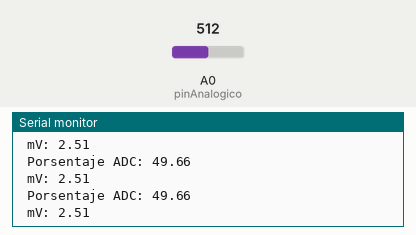
A sketch run on a simulated Arduino Uno, built with avr-gcc and run on an emulated ATmega328P. Shown: the last lines printed to the serial monitor. The inputs (shaded band) are chosen by the test bench; at power-on: A0 (pinAnalogico) = 512.

Above: at 1.2 s.
1.3 s: A0 (pinAnalogico) set to 716
At 1.87 s:
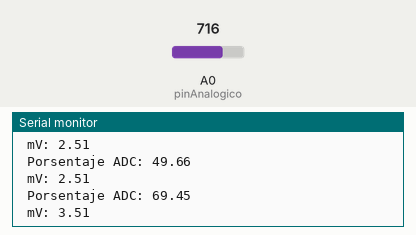
2.8 s: A0 (pinAnalogico) set to 900
At 3.08 s:
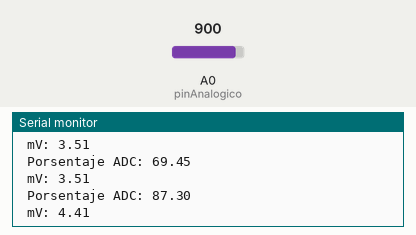
Timing chart, 0 to 5.8 s (numbered marks = the images above; inputs shaded):
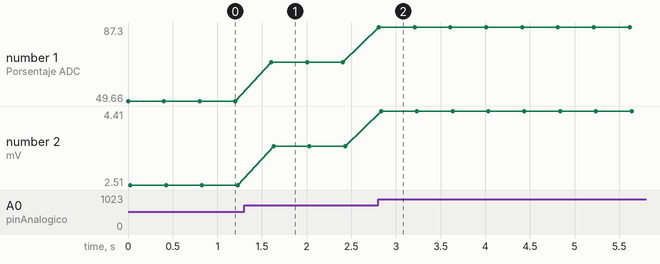

Measured:
- after the input at 1.3 s, the serial monitor: prints a new line after 0.30 s (image 1)
- after the input at 2.8 s, the serial monitor: prints a new line at once (image 2)
- plotted number 1: 49.66 → 69.45 after the input at 1.3 s, 69.45 → 87.3 after the input at 2.8 s
- plotted number 2: 2.51 → 3.51 after the input at 1.3 s, 3.51 → 4.41 after the input at 2.8 s

The sketch:

AnalogRef.ino
```cpp
// (licence header left out)
int pinAnalogico = 0;


/**********************************************************************************************************
 *  Nombre:      Setup
 *  Retornos:    Nada
 *  Parametros:  Nada
 *  Descripcion: Función de configuración.
**********************************************************************************************************/
 void setup(){

	Serial.begin(9600);
	//analogReference(EXTERNAL); // use AREF for reference voltage

 }

/**********************************************************************************************************
 *  Nombre:      Loop
 *  Retorna:     Nada
 *  Parametros:  Nada
 *  Descripcion: Loop general.
 **********************************************************************************************************/
void loop()
{
  int valorAnalogico = analogRead(pinAnalogico);
  //float voltaje = valorAnalogico * 0.003222; // referencia a 3.3V
  float voltaje = valorAnalogico * 0.0049; // referencia a 5V
  float percentaje = valorAnalogico * 0.097;
  Serial.print(" Porsentaje ADC: ");
  Serial.println(percentaje);
  Serial.print(" mV: ");
  Serial.println(voltaje );
  delay(400);
}
```
